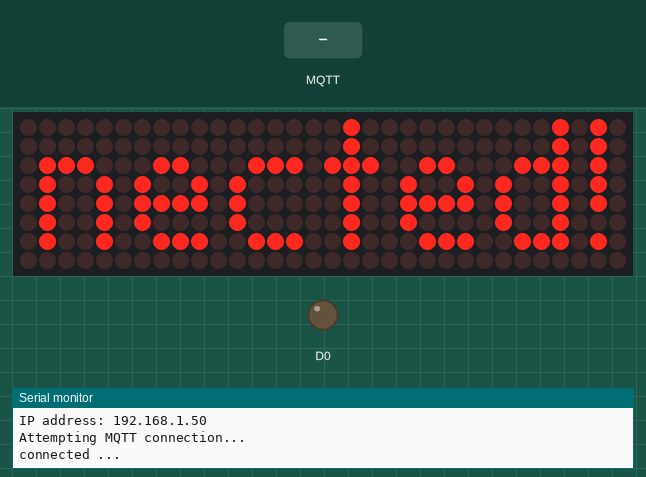
Recording of a program running on a simulated ESP8266 (Wemos D1 mini). On the bench: 32×8 LED matrix, output pins drawn as LEDs (lit = HIGH), the last lines printed to the serial monitor. Inputs (shaded band) come from the test bench. WiFi joins after 1.5 s; servers stay silent unless stated; no MQTT or app messages arrive unless stated.

Above: at 6.3 s.
6.4 s: MQTT message "%" arrives on the first subscribed topic
At 8.12 s:
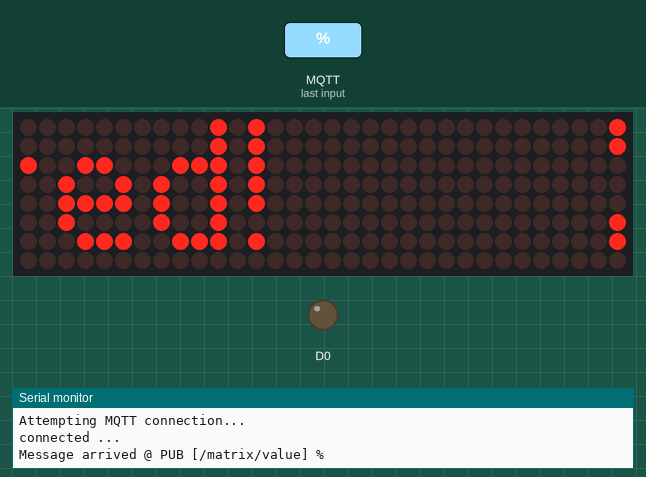
9.4 s: MQTT message "/&MSG=" arrives on the first subscribed topic
At 10.43 s:
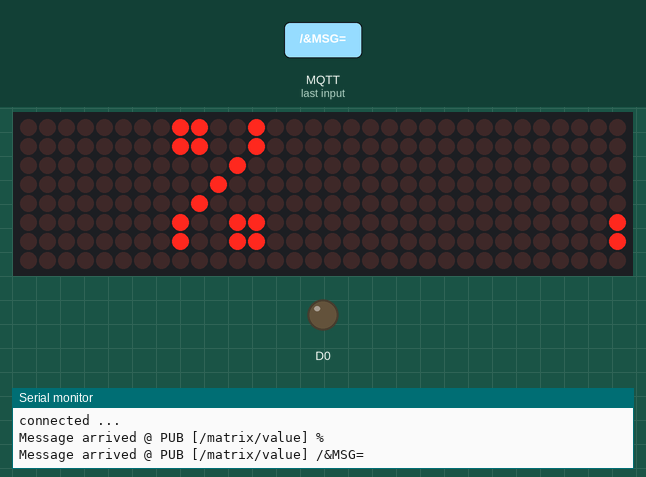
13.8 s: MQTT message "0" arrives on the first subscribed topic
At 15.64 s:
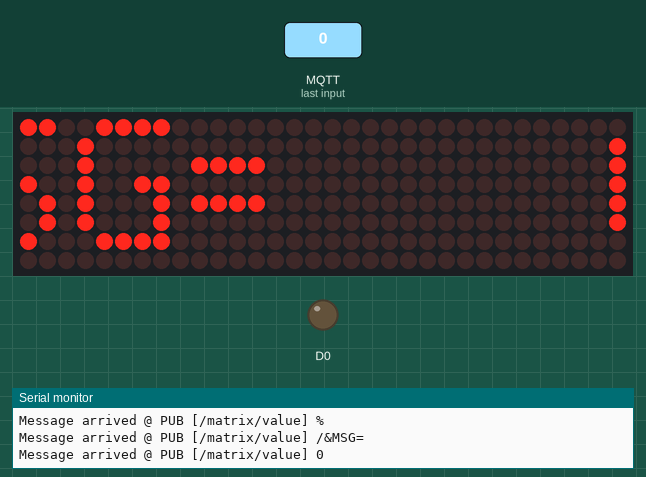

The program:

main.cpp
```cpp
#include <ArduinoOTA.h>

#include <ESP8266WiFi.h>


#include <PubSubClient.h>
#include <WiFiManager.h>                    //https://github.com/tzapu/WiFiManager
#include <MD_MAX72xx.h>
#include <SPI.h>

#define PRINT_CALLBACK  0
#define DEBUG 0
#define LED_HEARTBEAT 0

#if DEBUG
#define PRINT(s, v) { Serial.print(F(s)); Serial.print(v); }
#define PRINTS(s)   { Serial.print(F(s)); }
#else
#define PRINT(s, v)
#define PRINTS(s)
#endif

#if LED_HEARTBEAT
#define HB_LED  D4
#define HB_LED_TIME 500 // in milliseconds
#endif

// Define the number of devices we have in the chain and the hardware interface
// NOTE: These pin numbers will probably not work with your hardware and may
// need to be adapted
#define HARDWARE_TYPE MD_MAX72XX::FC16_HW // PAROLA_HW
#define MAX_DEVICES 4

#define CLK_PIN   D5 // or SCK
#define DATA_PIN  D7 // or MOSI
#define CS_PIN    D6 // or SS

// SPI hardware interface
MD_MAX72XX mx = MD_MAX72XX(HARDWARE_TYPE, CS_PIN, MAX_DEVICES);
// Arbitrary pins
//MD_MAX72XX mx = MD_MAX72XX(HARDWARE_TYPE, DATA_PIN, CLK_PIN, CS_PIN, MAX_DEVICES);

const char* ssid      = "SSID";
const char* password  = "PASSWORD";

const char* mqtt_server = "192.168.0.192";
// const char* device_name = "ESP_MATRIX";

const char* pup_alive        = "/matrix/active";
const char* sub_value        = "/matrix/value";
const char* sub_speed        = "/matrix/speed";
const char* sub_intensity    = "/matrix/intensity";
const char* sub_OnOff        = "/matrix/state";

WiFiClient espClient;
PubSubClient client(espClient);

// Global message buffers shared by Wifi and Scrolling functions
const uint8_t MESG_SIZE = 255;
const uint8_t CHAR_SPACING = 1;

uint16_t SCROLL_DELAY = 100;    // 1 200
uint8_t intensity = 5;         // 1 ... 15

char curMessage[MESG_SIZE];
char newMessage[MESG_SIZE];
bool newMessageAvailable = false;

#define OFF false
#define ON  true

bool matrix_state = true;

/*
char *err2Str(wl_status_t code)
{
  switch (code)
  {
    case WL_IDLE_STATUS:    return ("IDLE");           break; // WiFi is in process of changing between statuses
    case WL_NO_SSID_AVAIL:  return ("NO_SSID_AVAIL");  break; // case configured SSID cannot be reached
    case WL_CONNECTED:      return ("CONNECTED");      break; // successful connection is established
    case WL_CONNECT_FAILED: return ("CONNECT_FAILED"); break; // password is incorrect
    case WL_DISCONNECTED:   return ("CONNECT_FAILED"); break; // module is not configured in station mode
    default: return ("??");
  }
}
*/


void OTA_setup (void)
{
  // Ergänzung OTA
  // Port defaults to 8266
  ArduinoOTA.setPort(8266);

  // Hostname defaults to esp8266-[ChipID]
  ArduinoOTA.setHostname("LED_MATRIX");

  // No authentication by default
  ArduinoOTA.setPassword((const char *)"admin");

  ArduinoOTA.onStart([]() {
    Serial.println("Start");
  });
  ArduinoOTA.onEnd([]() {
    Serial.println("\nEnd");
  });
  ArduinoOTA.onProgress([](unsigned int progress, unsigned int total) {
    Serial.printf("Progress: %u%%\r", (progress / (total / 100)));
  });
  ArduinoOTA.onError([](ota_error_t error) {
    Serial.printf("Error[%u]: ", error);
    if (error == OTA_AUTH_ERROR) Serial.println("Auth Failed");
    else if (error == OTA_BEGIN_ERROR) Serial.println("Begin Failed");
    else if (error == OTA_CONNECT_ERROR) Serial.println("Connect Failed");
    else if (error == OTA_RECEIVE_ERROR) Serial.println("Receive Failed");
    else if (error == OTA_END_ERROR) Serial.println("End Failed");
  });
  ArduinoOTA.begin();

  Serial.println("Ready");
  Serial.print("IP address: ");
  Serial.println(WiFi.localIP());
}

uint8_t htoi(char c)
{
  c = toupper(c);
  if ((c >= '0') && (c <= '9')) return (c - '0');
  if ((c >= 'A') && (c <= 'F')) return (c - 'A' + 0xa);
  return (0);
}

boolean getText(char *szMesg, char *psz, uint8_t len)
{
  boolean isValid = false;  // text received flag
  char *pStart, *pEnd;      // pointer to start and end of text

  // get pointer to the beginning of the text
  pStart = strstr(szMesg, "/&MSG=");

  if (pStart != NULL)
  {
    pStart += 6;  // skip to start of data
    pEnd = strstr(pStart, "/&");

    if (pEnd != NULL)
    {
      while (pStart != pEnd)
      {
        if ((*pStart == '%') && isdigit(*(pStart + 1)))
        {
          // replace %xx hex code with the ASCII character
          char c = 0;
          pStart++;
          c += (htoi(*pStart++) << 4);
          c += htoi(*pStart++);
          *psz++ = c;
        }
        else
          *psz++ = *pStart++;
      }

      *psz = '\0'; // terminate the string
      isValid = true;
    }
  }

  return (isValid);
}


void scrollDataSink(uint8_t dev, MD_MAX72XX::transformType_t t, uint8_t col)
// Callback function for data that is being scrolled off the display
{
#if PRINT_CALLBACK
  Serial.print("\n cb ");
  Serial.print(dev);
  Serial.print(' ');
  Serial.print(t);
  Serial.print(' ');
  Serial.println(col);
#endif
}

uint8_t scrollDataSource(uint8_t dev, MD_MAX72XX::transformType_t t)
// Callback function for data that is required for scrolling into the display
{
  static enum { S_IDLE, S_NEXT_CHAR, S_SHOW_CHAR, S_SHOW_SPACE } state = S_IDLE;
  static char *p;
  static uint16_t curLen, showLen;
  static uint8_t  cBuf[8];
  uint8_t colData = 0;

  //if (newMessageAvailable)  state = S_IDLE;

  // finite state machine to control what we do on the callback
  switch (state)
  {
    case S_IDLE: // reset the message pointer and check for new message to load
      PRINTS("\nS_IDLE");
      p = curMessage;      // reset the pointer to start of message
      if (newMessageAvailable)  // there is a new message waiting
      {
        strcpy(curMessage, newMessage); // copy it in
        newMessageAvailable = false;
      }
      state = S_NEXT_CHAR;
      break;

    case S_NEXT_CHAR: // Load the next character from the font table
      PRINTS("\nS_NEXT_CHAR");
      if (*p == '\0')
        state = S_IDLE;
      else
      {
        showLen = mx.getChar(*p++, sizeof(cBuf) / sizeof(cBuf[0]), cBuf);
        curLen = 0;
        state = S_SHOW_CHAR;
      }
      break;

    case S_SHOW_CHAR: // display the next part of the character
      PRINTS("\nS_SHOW_CHAR");
      colData = cBuf[curLen++];
      if (curLen < showLen)
        break;

      // set up the inter character spacing
      showLen = (*p != '\0' ? CHAR_SPACING : (MAX_DEVICES * COL_SIZE) / 2);
      curLen = 0;
      state = S_SHOW_SPACE;
    // fall through

    case S_SHOW_SPACE:  // display inter-character spacing (blank column)
      PRINT("\nS_ICSPACE: ", curLen);
      PRINT("/", showLen);
      curLen++;
      if (curLen == showLen)
        state = S_NEXT_CHAR;
      break;

    default:
      state = S_IDLE;
  }

  return (colData);
}

long clearTimer = 0;

void scrollText(void) {
  static uint32_t  prevTime = 0;

  // Is it time to scroll the text?
  if (millis() - prevTime >= SCROLL_DELAY)
  {
    mx.transform(MD_MAX72XX::TSL);  // scroll along - the callback will load all the data
    prevTime = millis();      // starting point for next time
  }
  // nach 2 Min "aus"machen
  /*
    if (millis() - clearTimer >= 60000) {
    //mx.clear();
    newMessageAvailable = true;
    newMessage[0] = '\0';
    }
  */
  if (matrix_state == false) {
    mx.clear();
    newMessageAvailable = true;
    newMessage[0] = '\0';
  }
}


bool intensity_update = false;

void MQTTcallback(char* topic, byte* payload, unsigned int length) {
  Serial.print("Message arrived @ PUB [");
  Serial.print(topic);
  Serial.print("] ");
  for (unsigned int i = 0; i < length; i++) {
    Serial.print((char)payload[i]);
  }
  Serial.println();

  if (strcmp(topic, sub_value) == 0) {
    newMessageAvailable = true;
    strcpy(newMessage, (char*) payload); // copy it in
    matrix_state = true;
    clearTimer = millis();      // starting point for next time
  }

  if (strcmp(topic, sub_speed) == 0) {
    char* helper_speed = NULL;
    helper_speed = (char*) payload;
    helper_speed[length] = '\n';

    SCROLL_DELAY = atoi (helper_speed);
    if (SCROLL_DELAY > 255) SCROLL_DELAY = 255;
  }

  if (strcmp(topic, sub_intensity) == 0) {
    char* helper_intensity = NULL;
    helper_intensity = (char*) payload;
    helper_intensity[length] = '\n';
    intensity = atoi (helper_intensity);
    if (intensity > 15) intensity = 15;
    intensity_update = true;
  }

  if (strcmp(topic, sub_OnOff) == 0) {
    if ((char)payload[0] == '0')
      matrix_state = false;
    else
      matrix_state = true;
  }
}

void reconnect() {
  // Loop until we're reconnected
  while (!client.connected()) {
    Serial.println("Attempting MQTT connection...");
    // Attempt to connect
    if (client.connect("LEDMATRIX")) {
      client.publish("outTopic", "LED_MATRIX");
      client.subscribe(sub_value); client.loop();
      client.subscribe(sub_speed); client.loop();
      client.subscribe(sub_intensity); client.loop();
      client.subscribe(sub_OnOff); client.loop();
      Serial.println("connected ...");
    } else {
      Serial.print("failed, rc=");
      Serial.print(client.state());
      Serial.println(" try again in 5 seconds");
      // Wait 5 seconds before retrying
      delay(5000);
    }
  }
}


int LdrValue = 0;

void setup(void)
{
  Serial.begin(115200);
#if DEBUG
  Serial.begin(115200);
  PRINTS("\n[MD_MAX72XX WiFi Message Display]\nType a message for the scrolling display from your internet browser");
#endif

#if LED_HEARTBEAT
  pinMode(HB_LED, OUTPUT);
  digitalWrite(HB_LED, LOW);
#endif

  pinMode(D0, OUTPUT);
  digitalWrite(D0, LOW);

  // Display initialization
  mx.begin();
  mx.setShiftDataInCallback(scrollDataSource);
  mx.setShiftDataOutCallback(scrollDataSink);
  mx.control(MD_MAX72XX::INTENSITY, intensity); // INTENSITY 0 ... 15

  curMessage[0] = newMessage[0] = '\0';


  WiFiManager wifiManager;
  //wifiManager.resetSettings();          //mit diesem befehl kannst die gespeicherten werte löschen
  wifiManager.autoConnect("LAUFSCHRIFT");
  Serial.println("verbunden!");

  Serial.println("WiFi connected");
  Serial.println("IP address: ");
  Serial.println(WiFi.localIP());

  OTA_setup();

  // Connect to and initialize WiFi network
  PRINT("\nConnecting to ", ssid);


  PRINTS("\nWiFi connected");
  char help[255] = "connected!";
  strcpy(curMessage, help);

  client.setServer(mqtt_server, 1883);
  client.setCallback(MQTTcallback);

}


void loop(void) {
  // MQTT connect
  if (!client.connected()) {
    reconnect();
  }
  client.loop();

  // OTA handler !
  ArduinoOTA.handle();
/*
  static uint32_t timeLDRLast = 0;

  if (millis() - timeLDRLast >= 1000)
  {
    timeLDRLast = millis();
    digitalWrite(D0, LOW);
    LdrValue = analogRead(A0);
    LdrValue /= 64;

    Serial.println(LdrValue);

    if (intensity <= LdrValue)
      mx.control(MD_MAX72XX::INTENSITY, 1);
    else
      mx.control(MD_MAX72XX::INTENSITY, intensity - LdrValue);
  }
*/

  if (intensity_update) {
    //if (intensity <= LdrValue)
    //  mx.control(MD_MAX72XX::INTENSITY, 1);
    //else
    //  mx.control(MD_MAX72XX::INTENSITY, intensity - LdrValue);
    mx.control(MD_MAX72XX::INTENSITY, intensity);
  }

#if LED_HEARTBEAT
  static uint32_t timeLast = 0;

  if (millis() - timeLast >= HB_LED_TIME)
  {
    digitalWrite(HB_LED, digitalRead(HB_LED) == LOW ? HIGH : LOW);
    timeLast = millis();
  }
#endif
  scrollText();
}
```

Measured:
- after the input at 6.4 s, the display: first differs from a run without the input after 1.7 s (image 1)
- after the input at 9.4 s, the display: first differs from a run without the input after 0.99 s (image 2)
